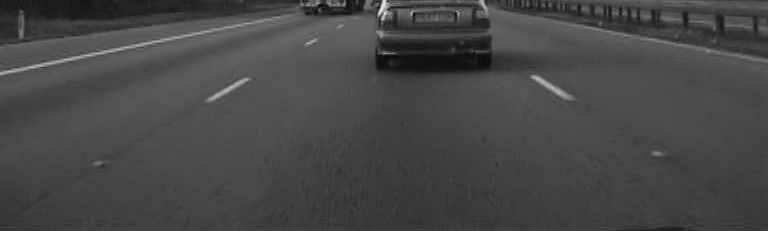
%> input picture ex/ex7/Strasse.png, 768 x 231 px
$ octave HoughTransStrasse.m   (GNU Octave 9; MATLAB toolbox functions it lacks are replaced by stand-ins)
%> lines starting %> are read from the running program, lines starting %| are printed output that depends on the picture
%
% Hough transformation
%
clear 'all';
close 'all';

%read image
Image = imread('Strasse.png');
%> Image is the input picture: size 231x768 uint8; min 1, max 235, mean 71
%plot it
figure(1);
subplot(3,1,1);
imshow(Image);
title('original image');

% Detect the edges, the result is a binary image
EdgeCanny = edge(Image, 'canny', [0 0.1], 1);
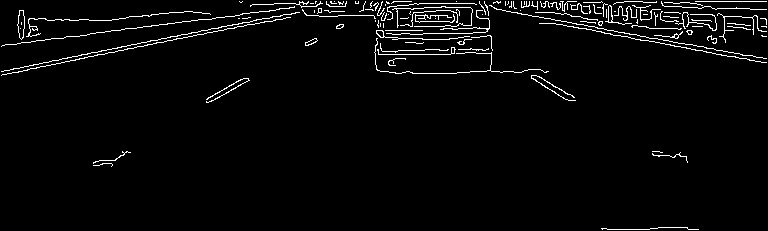
%> EdgeCanny: size 231x768 logical; 3.2% white in thin lines or dots
%plot it
subplot(3,1,2);
imshow(EdgeCanny, []);
title('Canny edge detection');

% Hough transformation, calculate the accumulator Hough
[Hough, Theta, Rho] = hough(EdgeCanny, 'RhoResolution', 1);
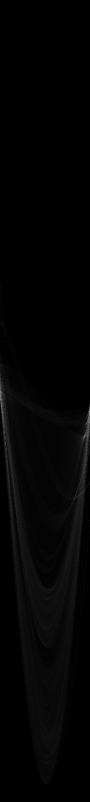
%> Hough: size 1603x180 double (shown at 1/2 size); min 0, max 185, mean 3.6
%> Theta = 180 values from -90 to 89; Rho = 1603 values from -801 to 801
figure(2)
imshow(mat2gray(Hough));
colormap('hot');
xlabel('Theta');
ylabel('Rho')
title('Hough Accumulator');
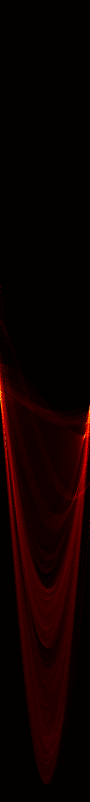
%> displayed picture: size 1603x180x3, on the screen's scale of 0 to 255 (shown at 1/2 size); mean R, G, B 15.5, 0.1, 0

NumPeaks = 10;
HoughPeaks = houghpeaks(Hough, NumPeaks, 'Threshold', 15, 'NHoodSize', [15 15]);%?????????????
%> HoughPeaks = [817 180; 871 170; 799 1; 825 179; 807 2; 846 174; 835 178; 886 12; 878 11; 837 5]
Lines = houghlines(EdgeCanny, Theta, Rho, HoughPeaks, 'FillGap', 15, 'MinLength', 250);
%> Lines = 2 lines; point1 to point2 (x, y): (512, 2) to (766, 19), (252, 22) to (5, 71)
figure(3);
imshow(Image);
title('original image with hough lines');
hold on;

for k = 1:length(Lines)
    XY = [Lines(k).point1; Lines(k).point2];
    line(XY(:,1),XY(:,2),'LineWidth',2,'Color','red');
    XY = (Lines(k).point1+Lines(k).point2)/2;
    TheText = sprintf('rho = %d, alpha = %d', Lines(k).rho, Lines(k).theta);
    %text(XY(1), XY(2), TheText, 'BackgroundColor',[.7 .7 .7]);
end
%> this loop made 2 passes
%> TheText on passes 1 to 2: 'rho = 69, alpha = 79', 'rho = 35, alpha = -86'
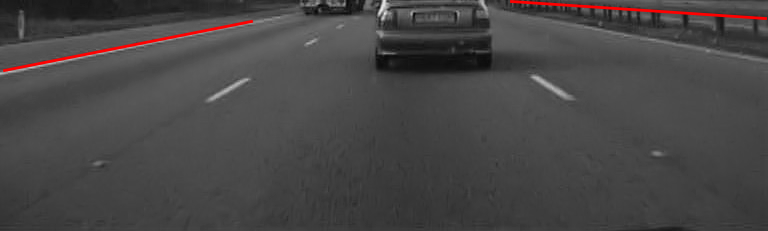
%> figure redrawn from the program's plot data; its title reads 'original image with hough lines'
